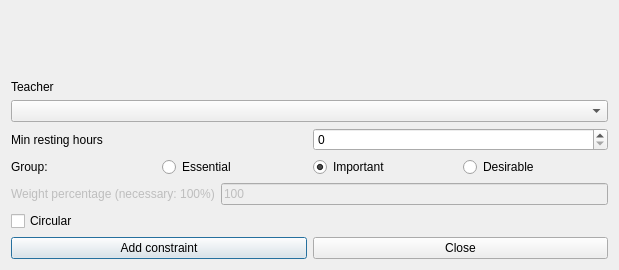
<?xml version="1.0" encoding="UTF-8"?>
<ui version="4.0">
 <class>AddConstraintTeacherMinRestingHoursForm_template</class>
 <widget class="QDialog" name="AddConstraintTeacherMinRestingHoursForm_template">
  <property name="geometry">
   <rect>
    <x>0</x>
    <y>0</y>
    <width>619</width>
    <height>270</height>
   </rect>
  </property>
  <property name="windowTitle">
   <string extracomment="This is the title of the dialog to add a new constraint of this type">Add teacher min resting hours</string>
  </property>
  <layout class="QVBoxLayout" name="verticalLayout_2">
   <item>
    <spacer name="spacer1">
     <property name="orientation">
      <enum>Qt::Vertical</enum>
     </property>
     <property name="sizeType">
      <enum>QSizePolicy::Expanding</enum>
     </property>
     <property name="sizeHint" stdset="0">
      <size>
       <width>20</width>
       <height>16</height>
      </size>
     </property>
    </spacer>
   </item>
   <item>
    <layout class="QVBoxLayout" name="verticalLayout">
     <item>
      <widget class="QLabel" name="teacherTextLabel">
       <property name="frameShape">
        <enum>QFrame::NoFrame</enum>
       </property>
       <property name="frameShadow">
        <enum>QFrame::Plain</enum>
       </property>
       <property name="text">
        <string>Teacher</string>
       </property>
       <property name="wordWrap">
        <bool>false</bool>
       </property>
      </widget>
     </item>
     <item>
      <widget class="QComboBox" name="teachersComboBox">
       <property name="editable">
        <bool>false</bool>
       </property>
       <property name="insertPolicy">
        <enum>QComboBox::NoInsert</enum>
       </property>
       <property name="autoCompletion">
        <bool>false</bool>
       </property>
       <property name="duplicatesEnabled">
        <bool>false</bool>
       </property>
      </widget>
     </item>
    </layout>
   </item>
   <item>
    <layout class="QHBoxLayout" name="horizontalLayout">
     <item>
      <widget class="QLabel" name="textLabel1">
       <property name="text">
        <string>Min resting hours</string>
       </property>
       <property name="wordWrap">
        <bool>false</bool>
       </property>
      </widget>
     </item>
     <item>
      <widget class="QSpinBox" name="minRestingHoursSpinBox"/>
     </item>
    </layout>
   </item>
   <item>
    <layout class="QHBoxLayout" name="horizontalLayout_4">
     <item>
      <widget class="QLabel" name="groupTextLabel">
       <property name="text">
        <string>Group:</string>
       </property>
      </widget>
     </item>
     <item>
      <widget class="QRadioButton" name="essentialRadioButton">
       <property name="text">
        <string>Essential</string>
       </property>
      </widget>
     </item>
     <item>
      <widget class="QRadioButton" name="importantRadioButton">
       <property name="text">
        <string>Important</string>
       </property>
       <property name="checked">
        <bool>true</bool>
       </property>
      </widget>
     </item>
     <item>
      <widget class="QRadioButton" name="desirableRadioButton">
       <property name="text">
        <string>Desirable</string>
       </property>
      </widget>
     </item>
    </layout>
   </item>
   <item>
    <layout class="QHBoxLayout" name="horizontalLayout_2">
     <item>
      <widget class="QLabel" name="weightTextLabel">
       <property name="enabled">
        <bool>false</bool>
       </property>
       <property name="frameShape">
        <enum>QFrame::NoFrame</enum>
       </property>
       <property name="frameShadow">
        <enum>QFrame::Plain</enum>
       </property>
       <property name="text">
        <string>Weight percentage (necessary: 100%)</string>
       </property>
       <property name="wordWrap">
        <bool>false</bool>
       </property>
      </widget>
     </item>
     <item>
      <widget class="QLineEdit" name="weightLineEdit">
       <property name="enabled">
        <bool>false</bool>
       </property>
       <property name="text">
        <string notr="true">100</string>
       </property>
      </widget>
     </item>
    </layout>
   </item>
   <item>
    <widget class="QCheckBox" name="circularCheckBox">
     <property name="text">
      <string>Circular</string>
     </property>
    </widget>
   </item>
   <item>
    <layout class="QHBoxLayout">
     <item>
      <widget class="QPushButton" name="addConstraintPushButton">
       <property name="text">
        <string>Add constraint</string>
       </property>
      </widget>
     </item>
     <item>
      <widget class="QPushButton" name="closePushButton">
       <property name="text">
        <string>Close</string>
       </property>
      </widget>
     </item>
    </layout>
   </item>
  </layout>
 </widget>
 <layoutdefault spacing="6" margin="11"/>
 <resources/>
 <connections/>
</ui>
